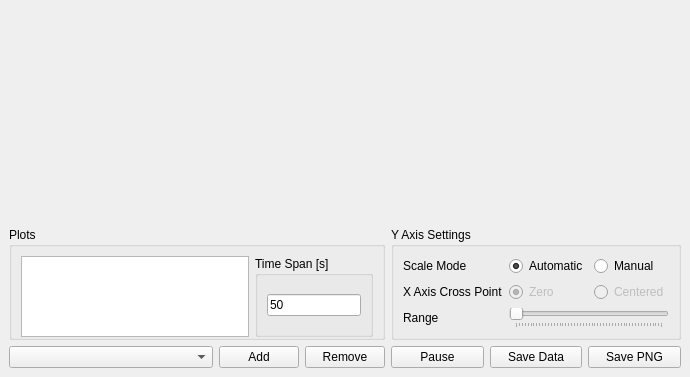
<?xml version="1.0" encoding="UTF-8"?>
<ui version="4.0">
 <class>PlotterWindow</class>
 <widget class="QMainWindow" name="PlotterWindow">
  <property name="geometry">
   <rect>
    <x>0</x>
    <y>0</y>
    <width>690</width>
    <height>377</height>
   </rect>
  </property>
  <property name="windowTitle">
   <string>Plotter</string>
  </property>
  <widget class="QWidget" name="centralwidget">
   <layout class="QVBoxLayout" name="verticalLayout">
    <item>
     <widget class="QCustomPlot" name="plot" native="true">
      <property name="sizePolicy">
       <sizepolicy hsizetype="Preferred" vsizetype="Preferred">
        <horstretch>1</horstretch>
        <verstretch>1</verstretch>
       </sizepolicy>
      </property>
     </widget>
    </item>
    <item>
     <layout class="QGridLayout" name="lytSettings">
      <item row="1" column="1">
       <widget class="QPushButton" name="btnAdd">
        <property name="text">
         <string>Add</string>
        </property>
        <property name="icon">
         <iconset resource="../resources.qrc">
          <normaloff>:/resources/images/add.png</normaloff>:/resources/images/add.png</iconset>
        </property>
        <property name="iconSize">
         <size>
          <width>24</width>
          <height>17</height>
         </size>
        </property>
       </widget>
      </item>
      <item row="1" column="4">
       <widget class="QPushButton" name="btnSaveData">
        <property name="text">
         <string>Save Data</string>
        </property>
        <property name="icon">
         <iconset resource="../resources.qrc">
          <normaloff>:/resources/images/save.png</normaloff>:/resources/images/save.png</iconset>
        </property>
        <property name="iconSize">
         <size>
          <width>24</width>
          <height>17</height>
         </size>
        </property>
       </widget>
      </item>
      <item row="1" column="0">
       <widget class="QComboBox" name="cmbRegisters">
        <property name="sizePolicy">
         <sizepolicy hsizetype="Expanding" vsizetype="Fixed">
          <horstretch>0</horstretch>
          <verstretch>0</verstretch>
         </sizepolicy>
        </property>
       </widget>
      </item>
      <item row="1" column="2">
       <widget class="QPushButton" name="btnRemove">
        <property name="text">
         <string>Remove</string>
        </property>
        <property name="icon">
         <iconset resource="../resources.qrc">
          <normaloff>:/resources/images/remove.png</normaloff>:/resources/images/remove.png</iconset>
        </property>
        <property name="iconSize">
         <size>
          <width>24</width>
          <height>17</height>
         </size>
        </property>
       </widget>
      </item>
      <item row="1" column="5">
       <widget class="QPushButton" name="btnSavePNG">
        <property name="text">
         <string>Save PNG</string>
        </property>
        <property name="icon">
         <iconset resource="../resources.qrc">
          <normaloff>:/resources/images/save.png</normaloff>:/resources/images/save.png</iconset>
        </property>
        <property name="iconSize">
         <size>
          <width>24</width>
          <height>17</height>
         </size>
        </property>
       </widget>
      </item>
      <item row="0" column="0" colspan="3">
       <widget class="QGroupBox" name="grpPlots">
        <property name="sizePolicy">
         <sizepolicy hsizetype="Preferred" vsizetype="Ignored">
          <horstretch>0</horstretch>
          <verstretch>0</verstretch>
         </sizepolicy>
        </property>
        <property name="title">
         <string>Plots</string>
        </property>
        <layout class="QGridLayout" name="gridLayout_3">
         <property name="bottomMargin">
          <number>0</number>
         </property>
         <item row="4" column="0" colspan="2">
          <widget class="QListWidget" name="lstPlots">
           <property name="sizePolicy">
            <sizepolicy hsizetype="Expanding" vsizetype="Expanding">
             <horstretch>0</horstretch>
             <verstretch>0</verstretch>
            </sizepolicy>
           </property>
          </widget>
         </item>
         <item row="4" column="2">
          <widget class="QGroupBox" name="grpTimeSpan">
           <property name="title">
            <string>Time Span [s]</string>
           </property>
           <layout class="QGridLayout" name="gridLayout">
            <item row="0" column="0">
             <widget class="QLineEdit" name="txtTimeSpan">
              <property name="sizePolicy">
               <sizepolicy hsizetype="Preferred" vsizetype="Fixed">
                <horstretch>0</horstretch>
                <verstretch>0</verstretch>
               </sizepolicy>
              </property>
              <property name="text">
               <string>50</string>
              </property>
             </widget>
            </item>
           </layout>
          </widget>
         </item>
        </layout>
       </widget>
      </item>
      <item row="0" column="3" colspan="3">
       <widget class="QGroupBox" name="grpYAxis">
        <property name="sizePolicy">
         <sizepolicy hsizetype="Preferred" vsizetype="Maximum">
          <horstretch>0</horstretch>
          <verstretch>0</verstretch>
         </sizepolicy>
        </property>
        <property name="title">
         <string>Y Axis Settings</string>
        </property>
        <layout class="QGridLayout" name="gridLayout_2">
         <item row="0" column="0">
          <widget class="QLabel" name="lblScaleMode">
           <property name="sizePolicy">
            <sizepolicy hsizetype="Maximum" vsizetype="Preferred">
             <horstretch>0</horstretch>
             <verstretch>0</verstretch>
            </sizepolicy>
           </property>
           <property name="text">
            <string>Scale Mode</string>
           </property>
          </widget>
         </item>
         <item row="0" column="2">
          <widget class="QRadioButton" name="optManual">
           <property name="text">
            <string>Manual</string>
           </property>
           <attribute name="buttonGroup">
            <string notr="true">grpScaleMode</string>
           </attribute>
          </widget>
         </item>
         <item row="1" column="1">
          <widget class="QRadioButton" name="optZero">
           <property name="enabled">
            <bool>false</bool>
           </property>
           <property name="text">
            <string>Zero</string>
           </property>
           <property name="checked">
            <bool>true</bool>
           </property>
           <attribute name="buttonGroup">
            <string notr="true">grpCrossPoint</string>
           </attribute>
          </widget>
         </item>
         <item row="2" column="0">
          <widget class="QLabel" name="lblRange">
           <property name="text">
            <string>Range</string>
           </property>
          </widget>
         </item>
         <item row="1" column="2">
          <widget class="QRadioButton" name="optCentered">
           <property name="enabled">
            <bool>false</bool>
           </property>
           <property name="text">
            <string>Centered</string>
           </property>
           <attribute name="buttonGroup">
            <string notr="true">grpCrossPoint</string>
           </attribute>
          </widget>
         </item>
         <item row="1" column="0">
          <widget class="QLabel" name="lblXAxisCrossPoint">
           <property name="sizePolicy">
            <sizepolicy hsizetype="Maximum" vsizetype="Preferred">
             <horstretch>0</horstretch>
             <verstretch>0</verstretch>
            </sizepolicy>
           </property>
           <property name="text">
            <string>X Axis Cross Point</string>
           </property>
          </widget>
         </item>
         <item row="0" column="1">
          <widget class="QRadioButton" name="optAutomatic">
           <property name="text">
            <string>Automatic</string>
           </property>
           <property name="checked">
            <bool>true</bool>
           </property>
           <attribute name="buttonGroup">
            <string notr="true">grpScaleMode</string>
           </attribute>
          </widget>
         </item>
         <item row="2" column="1" colspan="2">
          <widget class="QSlider" name="sliUnits">
           <property name="enabled">
            <bool>false</bool>
           </property>
           <property name="minimum">
            <number>1</number>
           </property>
           <property name="maximum">
            <number>500</number>
           </property>
           <property name="singleStep">
            <number>10</number>
           </property>
           <property name="pageStep">
            <number>50</number>
           </property>
           <property name="orientation">
            <enum>Qt::Horizontal</enum>
           </property>
           <property name="tickPosition">
            <enum>QSlider::TicksBelow</enum>
           </property>
          </widget>
         </item>
        </layout>
       </widget>
      </item>
      <item row="1" column="3">
       <widget class="QPushButton" name="btnPause">
        <property name="text">
         <string>Pause</string>
        </property>
        <property name="icon">
         <iconset resource="../resources.qrc">
          <normaloff>:/resources/images/pause.png</normaloff>:/resources/images/pause.png</iconset>
        </property>
        <property name="iconSize">
         <size>
          <width>24</width>
          <height>17</height>
         </size>
        </property>
        <property name="checkable">
         <bool>true</bool>
        </property>
       </widget>
      </item>
     </layout>
    </item>
   </layout>
  </widget>
 </widget>
 <customwidgets>
  <customwidget>
   <class>QCustomPlot</class>
   <extends>QWidget</extends>
   <header>view/qcustomplot.h</header>
   <container>1</container>
  </customwidget>
 </customwidgets>
 <resources>
  <include location="../resources.qrc"/>
 </resources>
 <connections/>
 <buttongroups>
  <buttongroup name="grpCrossPoint"/>
  <buttongroup name="grpScaleMode"/>
 </buttongroups>
</ui>
